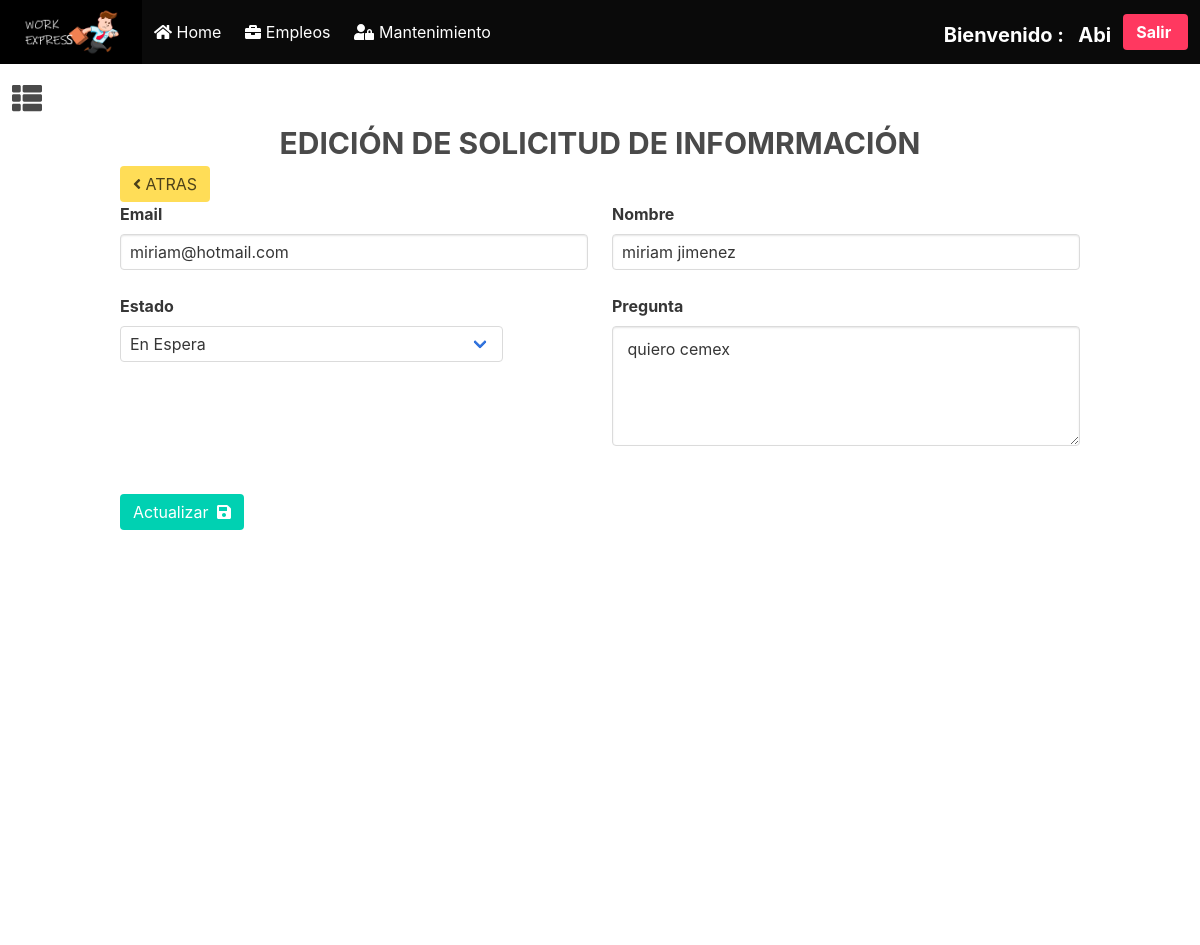
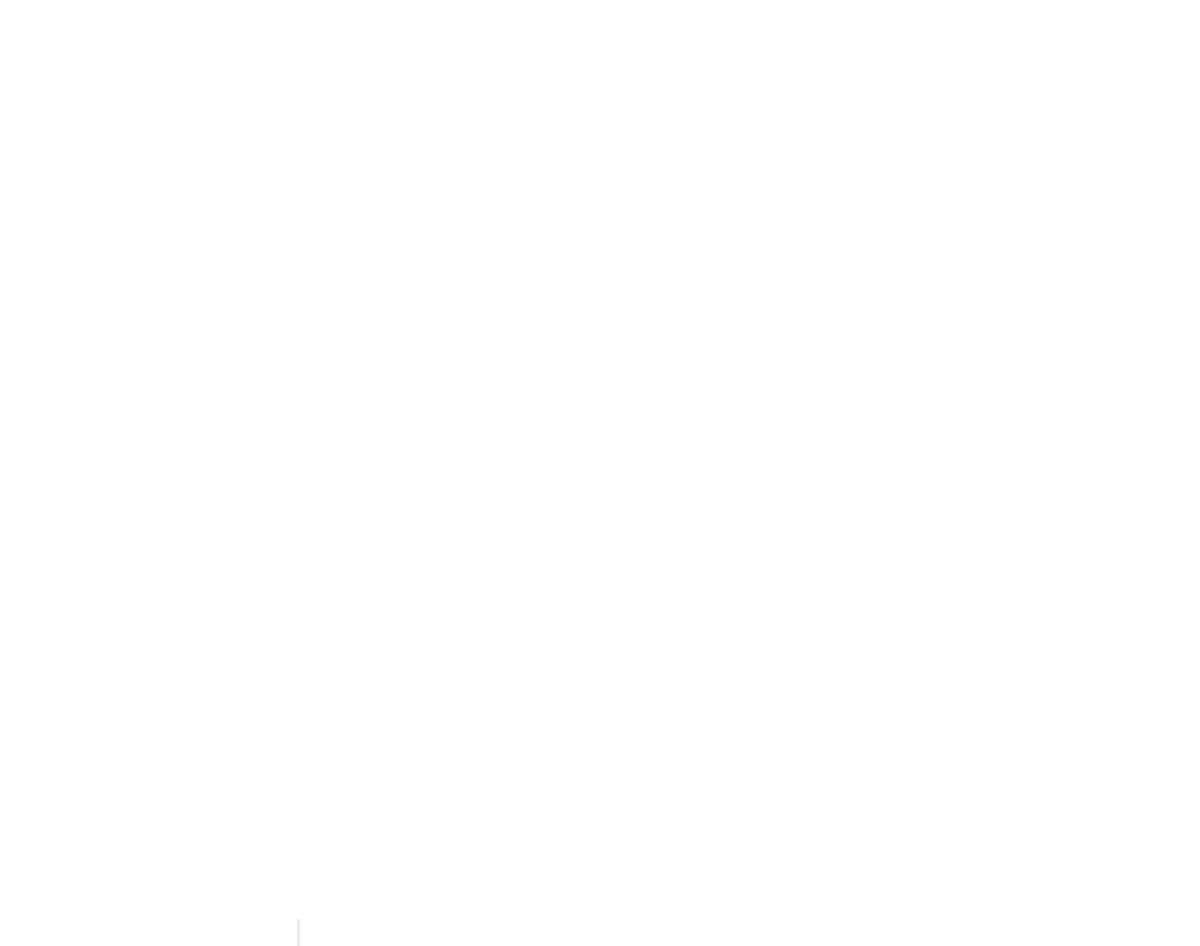
Page /mantenimiento.php?id=13&x=18 (signed in) on the committed database (2 pictures, top to bottom).
### tables this page shows
CREATE TABLE `solicitud_info` (
  `id` int(11) NOT NULL,
  `email` varchar(100) DEFAULT '0',
  `nombre` varchar(50) DEFAULT '0',
  `pregunta` text,
  `fecha` timestamp NULL DEFAULT CURRENT_TIMESTAMP,
  `estado` int(11) DEFAULT '0'
);

### clases/conexion.php (called while the page is built)
<?php
class Conexion{
    static public function conectar(){
        $link = new PDO("mysql:host=127.0.0.1;dbname=trabajo","joel","@2363Matematica");
        $link->exec("set names utf8");
        return $link;
    }
}
?>

### clases/usuario.php (called while the page is built, shortened)
<?php
 require ('conexion.php');
 class Usuario
 {
   public function traer_un_Info($id)
   {
       $sql ="CALL `sp_traer_una_info`('".$id."')";
       $statement = Conexion::conectar()->prepare($sql);
       $statement->execute();
         return $statement->fetch();
   }
 }
 ?>

### mantenimiento/Editar/editar-solicitud.php (the view, shortened to what this page needs)
<div class="container">
	<center>
	 <h3 class="texto"> EDICIÓN DE SOLICITUD DE INFOMRMACIÓN </h3>
	</center>
	<a href="mantenimiento.php?id=4" class="button is-warning"><i class="fas fa-angle-left"></i>&nbsp;ATRAS</a>
      <?php
       $info = $obj->traer_un_Info($_GET["x"]);
       ?>
       <form action="controladores/update/actualizar-solicitud.php" method="POST">
       	<div class="columns">
       		<div class="column">
               <div class="field">
                 <label class="label">Email</label>
                 <div class="control">
                   <input class="input" type="email" placeholder="email" value="<?php echo $info["email"] ?>" name="email">
                 </div>
               </div>
       		</div>
       		<div class="column">
              <div class="field">
                <label class="label">Nombre</label>
                <div class="control">
                  <input class="input" type="text" placeholder="nombre" value="<?php echo $info["nombre"] ?>" name="nombre">
                </div>
              </div>
       		</div>
       </div>
       		<div class="columns">
       		<div class="column">
                 <div class="field">
                  <label class="label">Estado</label>
                   <?php
                         if ($info["estado"] =="0") {
                          $estado = "En Espera";
                         }else{
                           $estado = "Respondido";
                         }
                       ?>
                  <div class="control">
                    <div class="select">
                      <select style="padding-right: 14.5em;"  name="estado">
                        <option value="<?php echo $info["estado"] ?>"><?php echo $estado ?></option>
                      </select>
                    </div>
                  </div>
                </div>
       		</div>
       	    <div class="column">
                 <div class="field">
                   <label class="label">Pregunta</label>
                   <div class="control">
                     <textarea class="textarea" placeholder="Pregunta del usuario" name="pregunta"> <?php echo $info["pregunta"] ?></textarea>
                   </div>
                 </div>
       		</div>
       		</div>
     <br>
    <div class="control">
       <button class="button is-primary" name="enviar">Actualizar &nbsp; <i class="fa fa-save"></i></button>
       </div>
       </form>
 </div>

### assest/css/mantenimiento.css (style rules this page uses)
body { overflow: hidden; }
.texto { font-size: 30px; font-weight: bold; }

### rows in the picture
solicitud_info: email "miriam@hotmail.com", nombre "miriam jimenez", estado "En Espera", pregunta "quiero cemex"

### other values in the picture
$_SESSION["nombre"] "Abi"
